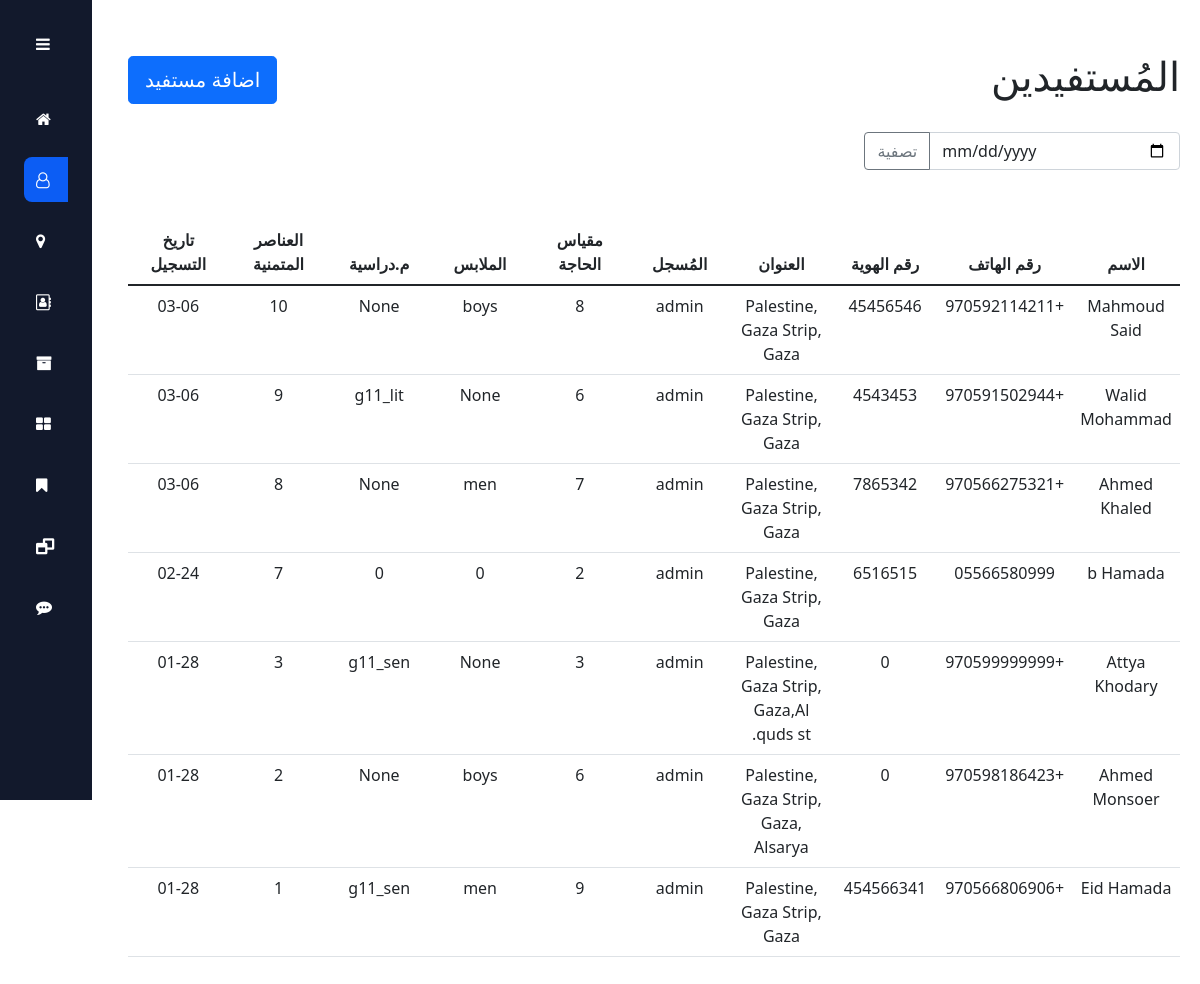
The app's page /admin_panel/beneficiary with its own data.
### pages/models.py (models this page shows, shortened)
class beneficiary(models.Model):
    name = models.CharField(max_length=30)
    phone_num = PhoneNumberField(unique=True)
    id_ps = models.IntegerField()
    Lat = models.DecimalField(max_digits=9, decimal_places=6)
    long = models.DecimalField(max_digits=9, decimal_places=6)
    address = models.CharField(max_length=100,null=True,blank=True)
    registrar = models.ForeignKey(registrar,on_delete=models.SET_NULL,null=True)
    need_scale = models.IntegerField(choices=[(1,1),(2,2),(3,3),(4,4),(5,5),(6,6),(7,7),(8,8),(9,9),(10,10)])
    clothes_accept = models.BooleanField(default=False)
    study_supplies_accept = models.BooleanField(default=False)
    study_supplies_needed_type = models.CharField(max_length=30,blank=True,null=True,choices=study_supplies)
    clothes_needed_type = models.CharField(max_length=30,blank=True,null=True,choices=clothes)
    entry_date = models.DateTimeField(auto_now_add=True)

class registrar(models.Model):
    name = models.CharField(max_length=30)
    type = models.CharField(max_length=30,choices=[('Charity','Charity'),('Governmental_institution','Governmental_institution'),('other','other')])
    entry_date = models.DateTimeField(auto_now_add=True)
    def __str__(self):
        return self.name

### admin_panel/views.py (the view, shortened to what this page needs)
# urls.py: path('beneficiary', views.beneficiary, name="beneficiary"),
def beneficiary(request):
    delivery_point_model = apps.get_model('pages', 'delivery_point')
    item_model = apps.get_model('pages', 'item')
    item_desire_model = apps.get_model('pages', 'item_desire')
    donation_model = apps.get_model('pages', 'donation')
    message_model = apps.get_model('pages', 'message')
    receipt_model = apps.get_model('pages', 'receipt')
    registrar_model = apps.get_model('pages', 'registrar')
    beneficiary_model = apps.get_model('pages', 'beneficiary')
    item_demand_model = apps.get_model('pages', 'item_demand')
    day_beneficiary = None
    data_as = None
    if request.method == "GET" and 'data_as' in request.GET:
        data = request.GET
        day_beneficiary = beneficiary_model.objects.filter(entry_date__year = data.get('data_as')[:4], entry_date__month = data.get('data_as')[5:7], entry_date__day = data.get('data_as')[8:10]).order_by('-entry_date','-id')
        print(day_beneficiary)
        data_as = data.get('data_as')
    x = {
        'beneficiaries': beneficiary_model.objects.all().order_by('-entry_date','id'),
        'day_beneficiary':day_beneficiary,
        'data_as':data_as,
        'title':'المستفيدين',
    }
    return render(request, 'admin_panel/pages/beneficiary.html',x)

### templates/admin_panel/pages/beneficiary.html (shortened to what this page needs)
{% extends 'admin_panel/base.html' %}
{% load static %}
{% block body %}
<div class="p4">
    <div class="uper">
        <div class="models sp">
        <h1 style="" class="hme">المُستفيدين</h1>
        <div style=" font-size: x-large;"><button type="button" class="btn btn-primary btn-lg" data-bs-toggle="modal" data-bs-target="#name">اضافة مستفيد</button></div>
        </div>
    </div>
    <br>
    <form  method="GET" class="models">
        <div class="input-group  ds" style="width: 30% !important;">
          <button class="btn btn-outline-secondary"name="dt" id="button-addon1">تصفية</button>
          <input type="date" required class="form-control"name="data_as"  placeholder="" aria-label="Example text with button addon" aria-describedby="button-addon1"value="{{data_as}}">
        </div>
    </form>
    <table class="table table-hover" style="width: 100%; margin-top: 50px;">
        <thead>
            <tr>
                <th style="width: 10%;"><center>تاريخ التسجيل</center></th>
                <th style="width: 10%;"><center>العناصر المتمنية</center></th>
                <th style="width: 10%;"><center> م.دراسية</center></th>
                <th style="width: 10%;"><center> الملابس</center></th>
                <th style="width: 10%;"><center>مقياس الحاجة</center></th>
                <th style="width: 10%;"><center>المُسجل</center></th>
                <th style="width: 10%;"><center>العنوان</center></th>
                <th style="width: 10%;"><center>رقم الهوية</center></th>
                <th style="width: 10%;"><center>رقم الهاتف</center></th>
                <th style="width: 10%;"><center>الاسم</center></th>
            </tr>
          </thead>
        <tbody id="output1" style="width: 100%;">
            {% for beneficiary in beneficiaries %}
                <tr dir="rtl">
                    <td style=" text-align:center; width: 10%;">{{beneficiary.entry_date|date:"m-d"}}</td>
                    <td style=" text-align:center; width: 10%;">{{beneficiary.id}}</td>
                    <td style=" text-align:center; width: 10%;">{{beneficiary.study_supplies_needed_type}}</td>
                    <td style=" text-align:center; width: 10%;">{{beneficiary.clothes_needed_type}}</td>
                    <td style=" text-align:center; width: 10%;">{{beneficiary.need_scale}}</td>
                    <td style=" text-align:center; width: 10%;">{{beneficiary.registrar}}</td>
                    <td style=" text-align:center; width: 10%;">{{beneficiary.address}}</td>
                    <td style=" text-align:center; width: 10%;">{{beneficiary.id_ps}}</td>
                    <td style=" text-align:center; width: 10%;">{{beneficiary.phone_num}}</td>
                    <td style=" text-align:center; width: 10%;">{{beneficiary.name}}</td>
                </tr>
            {% endfor %}
        </tbody>
    </table>
    <br>
</div>
{% endblock body %}

### templates/admin_panel/base.html (shortened to what this page needs)
{% load static %}
{% include 'admin_panel/nav.html' %}
{% block body %}
{% endblock body %}

### templates/admin_panel/nav.html (shortened to what this page needs)
{% load static %}
<!DOCTYPE html>
<html lang="en">
<head>
    <link rel="stylesheet" href="{% static 'css/admin_panel.css' %}">
    <link href="https://cdn.jsdelivr.net/npm/bootstrap@5.1.3/dist/css/bootstrap.min.css" rel="stylesheet">
    <link rel="stylesheet" href="https://cdn.jsdelivr.net/npm/boxicons@latest/css/boxicons.min.css">
    <link rel="stylesheet" href="https://cdnjs.cloudflare.com/ajax/libs/font-awesome/4.7.0/css/font-awesome.min.css">
    <link href="https://cdn.jsdelivr.net/npm/select2@4.0.13/dist/css/select2.min.css" rel="stylesheet" />
</head>
<body id="body-pd">
    <div class="l-navbar " id="navbar">
            <nav class="nav" id="nevvv">
                <div>
                    <div class="nav__brand" onclick="eee()">
                        <i class="fa fa-bars nav__toggle" id="nav-toggle" aria-hidden="true"></i>
                    </div>
                    <div class="nav__list">
                        <a href="{% url 'admin_panel:index' %}" date-link="/admin_panel/" class="nav__link ">
                            <i class="fa fa-home" aria-hidden="true" class="nav__icon"></i>
                        </a>
                        <a href="{% url 'admin_panel:beneficiary' %}" date-link="/admin_panel/beneficiary" class="nav__link ">
                            <i class="fa fa-user-o" aria-hidden="true" class="nav__icon"></i>
                        </a>
                        <a href="{% url 'admin_panel:delivery_point' %}" date-link="/admin_panel/delivery_point" class="nav__link ">
                            <i class="fa fa-map-marker" aria-hidden="true" class="nav__icon"></i>
                        </a>
                        <a href="{% url 'admin_panel:delivery_point_admin' %}" date-link="/admin_panel/delivery_point_admin" class="nav__link ">
                            <i class="fa fa-address-book-o" aria-hidden="true" class="nav__icon"></i>
                        </a>
                        <a href="{% url 'admin_panel:donation' %}" date-link="/admin_panel/donation" class="nav__link ">
                            <i class="fa fa-archive" aria-hidden="true" class="nav__icon"></i>
                        </a>
                        <a href="{% url 'admin_panel:item' %}" date-link="/admin_panel/item" class="nav__link ">
                            <i class="fa fa-th-large" aria-hidden="true" class="nav__icon"></i>
                        </a>
                        <a href="{% url 'admin_panel:item_desire' %}" date-link="/admin_panel/item_desire" class="nav__link ">
                            <i class="fa fa-bookmark" aria-hidden="true" class="nav__icon"></i>
                        </a>
                        <a href="{% url 'admin_panel:item_demand' %}" date-link="/admin_panel/item_demand" class="nav__link ">
                            <i class="fa fa-window-restore" aria-hidden="true" class="nav__icon"></i>
                        </a>
                        <a href="{% url 'admin_panel:message' %}" date-link="/admin_panel/message" class="nav__link ">
                            <i class="fa fa-commenting" aria-hidden="true" class="nav__icon"></i>
                        </a>
                    </div>
                </div>
            </nav>
    </div>

### templates/admin_panel/footer.html (shortened to what this page needs)
{% load static %}

### project/static/css/admin_panel.css (style rules this page uses)
* { box-sizing: border-box; }
.p4 { display: flex; width: 100%; align-items: flex-end; flex-direction: column; justify-content: flex-end; padding: 20px; }
.models { width: 100%; display: flex; justify-content: flex-start; align-items: center; flex-direction: row-reverse; flex-wrap: wrap; }
.models.sp { justify-content: space-between; }
.uper { width: 100%; display: flex; align-items: center; justify-content: flex-end; }
body { position: relative; margin: 0; padding: 2rem 0 0 6.75rem; font-size: 1em; transition: .5s; }
h1 { margin: 0; }
a { text-decoration: none !important; }
.l-navbar { position: fixed; top: 0; left: 0; width: 92px; height: 100vh; background-color: #12192C; color: #FFF; padding: 1.5rem 1.5rem 2rem; transition: .5s; z-index: 100; }
.nav { height: 100%; display: flex; flex-direction: column; justify-content: space-between; overflow-y: auto; overflow-x: hidden; }
.nav__brand { display: grid; grid-template-columns: max-content max-content; justify-content: space-between; align-items: center; margin-bottom: 2rem; }
.nav__toggle { font-size: 1.25rem; padding: .75rem; cursor: pointer; }
.nav__link { display: grid; grid-template-columns: max-content max-content; align-items: center; column-gap: .75rem; padding: .75rem; color: #FFF; border-radius: .5rem; margin-bottom: 1rem; transition: .3s; cursor: pointer; }
.active { background-color: #0C5DF4; }

### records on screen
beneficiary: entry_date "03-06", id "10", study_supplies_needed_type "None", clothes_needed_type "boys", need_scale "8", registrar "admin", address "Palestine, Gaza Strip, Gaza", id_ps "45456546", phone_num "+970592114211", name "Mahmoud Said"
beneficiary: entry_date "03-06", id "9", study_supplies_needed_type "g11_lit", clothes_needed_type "None", need_scale "6", registrar "admin", address "Palestine, Gaza Strip, Gaza", id_ps "4543453", phone_num "+970591502944", name "Walid Mohammad"
beneficiary: entry_date "03-06", id "8", study_supplies_needed_type "None", clothes_needed_type "men", need_scale "7", registrar "admin", address "Palestine, Gaza Strip, Gaza", id_ps "7865342", phone_num "+970566275321", name "Ahmed Khaled"
beneficiary: entry_date "02-24", id "7", study_supplies_needed_type "0", clothes_needed_type "0", need_scale "2", registrar "admin", address "Palestine, Gaza Strip, Gaza", id_ps "6516515", phone_num "05566580999", name "b Hamada"
beneficiary: entry_date "01-28", id "3", study_supplies_needed_type "g11_sen", clothes_needed_type "None", need_scale "3", registrar "admin", address "Palestine, Gaza Strip, Gaza,Al quds st.", id_ps "0", phone_num "+970599999999", name "Attya Khodary"
beneficiary: entry_date "01-28", id "2", study_supplies_needed_type "None", clothes_needed_type "boys", need_scale "6", registrar "admin", address "Palestine, Gaza Strip, Gaza, Alsarya", id_ps "0", phone_num "+970598186423", name "Ahmed Monsoer"
beneficiary: entry_date "01-28", id "1", study_supplies_needed_type "g11_sen", clothes_needed_type "men", need_scale "9", registrar "admin", address "Palestine, Gaza Strip, Gaza", id_ps "454566341", phone_num "+970566806906", name "Eid Hamada"
